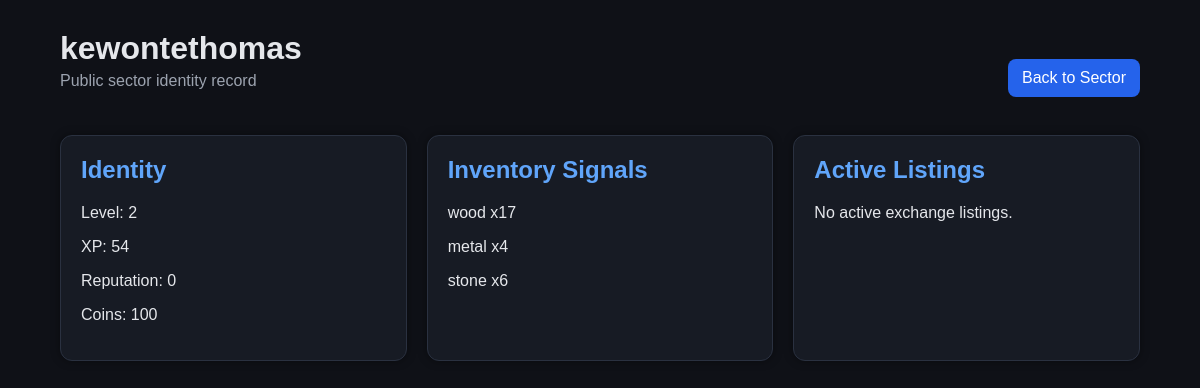
The app's page /player/kewontethomas (signed in), older data.
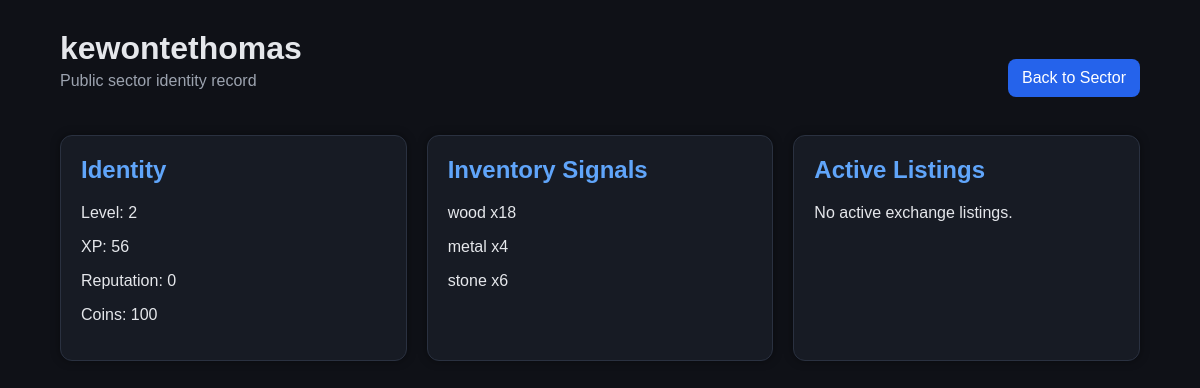
The same page, newer data.
### models/user.py (models this page shows)
class User(UserMixin, db.Model):
    id = db.Column(db.Integer, primary_key=True)
    username = db.Column(db.String(80), unique=True, nullable=False)
    password_hash = db.Column(db.String(255), nullable=False)
    coins = db.Column(db.Integer, default=100)
    xp = db.Column(db.Integer, default=0)
    level = db.Column(db.Integer, default=1)
    reputation = db.Column(db.Integer, default=0)
    last_gather_time = db.Column(db.DateTime, nullable=True)

### models/inventory.py (models this page shows)
class Inventory(db.Model):
    id = db.Column(db.Integer, primary_key=True)
    user_id = db.Column(db.Integer, db.ForeignKey("user.id"))
    resource_name = db.Column(db.String(50), nullable=False)
    quantity = db.Column(db.Integer, default=0)

### app.py (the view)
@app.route("/player/<username>")
@login_required
def player_profile(username):
    player = User.query.filter_by(username=username).first_or_404()
    inventory_items = Inventory.query.filter_by(
        user_id=player.id
    ).all()
    active_listings = MarketplaceListing.query.filter_by(
        seller_id=player.id,
        status="active"
    ).all()
    return render_template(
        "player_profile.html",
        player=player,
        inventory_items=inventory_items,
        active_listings=active_listings
    )

### app.py (called while the page is built)
@login_manager.user_loader
def load_user(user_id):
    return User.query.get(int(user_id))

### templates/player_profile.html (shortened to what this page needs)
<!DOCTYPE html>
<html>
<head>
    <link rel="stylesheet" href="/static/style.css">
</head>
<body>
<div class="container">
    <div class="top-bar">
        <div>
            <div class="title">{{ player.username }}</div>
            <div class="subtitle">Public sector identity record</div>
        </div>
        <div>
            <a class="button" href="/dashboard">Back to Sector</a>
        </div>
    </div>
    <div class="grid">
        <div class="card">
            <h2>Identity</h2>
            <p>Level: {{ player.level }}</p>
            <p>XP: {{ player.xp }}</p>
            <p>Reputation: {{ player.reputation }}</p>
            <p>Coins: {{ player.coins }}</p>
        </div>
        <div class="card">
            <h2>Inventory Signals</h2>
            {% if inventory_items %}
                {% for item in inventory_items %}
                    <p>
                        {% if item.resource_name not in ['wood', 'stone', 'metal'] %}
                            ⚡ {{ item.resource_name }} x{{ item.quantity }}
                        {% else %}
                            {{ item.resource_name }} x{{ item.quantity }}
                        {% endif %}
                    </p>
                {% endfor %}
            {% else %}
                <p>No visible inventory records.</p>
            {% endif %}
        </div>
        <div class="card">
            <h2>Active Listings</h2>
            {% if active_listings %}
                {% for listing in active_listings %}
                    <p>
                        {{ listing.quantity }} {{ listing.resource_name }}
                        for {{ listing.price }} coins
                    </p>
                {% endfor %}
            {% else %}
                <p>No active exchange listings.</p>
            {% endif %}
        </div>
    </div>
</div>
</body>
</html>

Row changes from the older to the newer data that the page shows:
changed User "kewontethomas": xp "54" → "56"
changed Inventory "wood": quantity "17" → "18"
